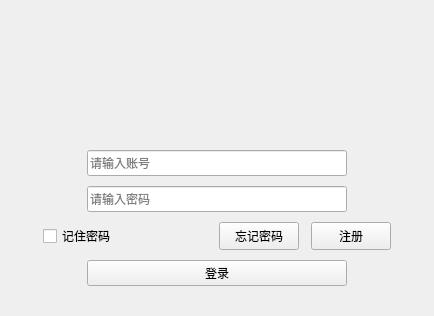
<?xml version="1.0" encoding="UTF-8"?>
<ui version="4.0">
 <class>UserLoginClass</class>
 <widget class="QWidget" name="UserLoginClass">
  <property name="geometry">
   <rect>
    <x>0</x>
    <y>0</y>
    <width>434</width>
    <height>316</height>
   </rect>
  </property>
  <property name="sizePolicy">
   <sizepolicy hsizetype="Fixed" vsizetype="Fixed">
    <horstretch>0</horstretch>
    <verstretch>0</verstretch>
   </sizepolicy>
  </property>
  <property name="minimumSize">
   <size>
    <width>434</width>
    <height>316</height>
   </size>
  </property>
  <property name="maximumSize">
   <size>
    <width>434</width>
    <height>316</height>
   </size>
  </property>
  <property name="windowTitle">
   <string>UserLogin</string>
  </property>
  <layout class="QVBoxLayout" name="verticalLayout_2">
   <property name="spacing">
    <number>0</number>
   </property>
   <property name="leftMargin">
    <number>0</number>
   </property>
   <property name="topMargin">
    <number>0</number>
   </property>
   <property name="rightMargin">
    <number>0</number>
   </property>
   <property name="bottomMargin">
    <number>0</number>
   </property>
   <item>
    <widget class="QWidget" name="titleWidget" native="true">
     <property name="sizePolicy">
      <sizepolicy hsizetype="Expanding" vsizetype="Expanding">
       <horstretch>0</horstretch>
       <verstretch>0</verstretch>
      </sizepolicy>
     </property>
     <property name="minimumSize">
      <size>
       <width>0</width>
       <height>104</height>
      </size>
     </property>
     <property name="maximumSize">
      <size>
       <width>16777215</width>
       <height>104</height>
      </size>
     </property>
     <property name="titleskin" stdset="0">
      <bool>true</bool>
     </property>
    </widget>
   </item>
   <item>
    <widget class="QWidget" name="bodyWidget" native="true">
     <property name="sizePolicy">
      <sizepolicy hsizetype="Preferred" vsizetype="Expanding">
       <horstretch>0</horstretch>
       <verstretch>0</verstretch>
      </sizepolicy>
     </property>
     <property name="minimumSize">
      <size>
       <width>0</width>
       <height>200</height>
      </size>
     </property>
     <property name="bottomskin" stdset="0">
      <bool>true</bool>
     </property>
     <layout class="QVBoxLayout" name="verticalLayout">
      <property name="spacing">
       <number>0</number>
      </property>
      <property name="leftMargin">
       <number>0</number>
      </property>
      <property name="topMargin">
       <number>36</number>
      </property>
      <property name="rightMargin">
       <number>0</number>
      </property>
      <property name="bottomMargin">
       <number>20</number>
      </property>
      <item>
       <layout class="QHBoxLayout" name="horizontalLayout">
        <property name="spacing">
         <number>6</number>
        </property>
        <item>
         <spacer name="horizontalSpacer">
          <property name="orientation">
           <enum>Qt::Horizontal</enum>
          </property>
          <property name="sizeHint" stdset="0">
           <size>
            <width>40</width>
            <height>20</height>
           </size>
          </property>
         </spacer>
        </item>
        <item>
         <widget class="QLineEdit" name="editUserAccount">
          <property name="minimumSize">
           <size>
            <width>260</width>
            <height>26</height>
           </size>
          </property>
          <property name="maximumSize">
           <size>
            <width>260</width>
            <height>26</height>
           </size>
          </property>
          <property name="maxLength">
           <number>33</number>
          </property>
          <property name="placeholderText">
           <string>请输入账号</string>
          </property>
         </widget>
        </item>
        <item>
         <spacer name="horizontalSpacer_3">
          <property name="orientation">
           <enum>Qt::Horizontal</enum>
          </property>
          <property name="sizeHint" stdset="0">
           <size>
            <width>40</width>
            <height>20</height>
           </size>
          </property>
         </spacer>
        </item>
       </layout>
      </item>
      <item>
       <layout class="QHBoxLayout" name="horizontalLayout_2">
        <property name="spacing">
         <number>6</number>
        </property>
        <item>
         <spacer name="horizontalSpacer_2">
          <property name="orientation">
           <enum>Qt::Horizontal</enum>
          </property>
          <property name="sizeHint" stdset="0">
           <size>
            <width>40</width>
            <height>20</height>
           </size>
          </property>
         </spacer>
        </item>
        <item>
         <widget class="QLineEdit" name="editPassword">
          <property name="minimumSize">
           <size>
            <width>260</width>
            <height>26</height>
           </size>
          </property>
          <property name="maximumSize">
           <size>
            <width>260</width>
            <height>26</height>
           </size>
          </property>
          <property name="echoMode">
           <enum>QLineEdit::Password</enum>
          </property>
          <property name="placeholderText">
           <string>请输入密码</string>
          </property>
         </widget>
        </item>
        <item>
         <spacer name="horizontalSpacer_4">
          <property name="orientation">
           <enum>Qt::Horizontal</enum>
          </property>
          <property name="sizeHint" stdset="0">
           <size>
            <width>40</width>
            <height>20</height>
           </size>
          </property>
         </spacer>
        </item>
       </layout>
      </item>
      <item>
       <layout class="QHBoxLayout" name="horizontalLayout_3">
        <property name="spacing">
         <number>12</number>
        </property>
        <item>
         <spacer name="horizontalSpacer_5">
          <property name="orientation">
           <enum>Qt::Horizontal</enum>
          </property>
          <property name="sizeHint" stdset="0">
           <size>
            <width>40</width>
            <height>20</height>
           </size>
          </property>
         </spacer>
        </item>
        <item>
         <widget class="QCheckBox" name="checkBox">
          <property name="sizePolicy">
           <sizepolicy hsizetype="Fixed" vsizetype="Fixed">
            <horstretch>0</horstretch>
            <verstretch>0</verstretch>
           </sizepolicy>
          </property>
          <property name="minimumSize">
           <size>
            <width>164</width>
            <height>28</height>
           </size>
          </property>
          <property name="maximumSize">
           <size>
            <width>164</width>
            <height>28</height>
           </size>
          </property>
          <property name="text">
           <string>记住密码</string>
          </property>
          <property name="iconSize">
           <size>
            <width>16</width>
            <height>16</height>
           </size>
          </property>
         </widget>
        </item>
        <item>
         <widget class="QPushButton" name="forgetWordbtn">
          <property name="minimumSize">
           <size>
            <width>0</width>
            <height>28</height>
           </size>
          </property>
          <property name="maximumSize">
           <size>
            <width>16777215</width>
            <height>28</height>
           </size>
          </property>
          <property name="text">
           <string>忘记密码</string>
          </property>
          <property name="iconSize">
           <size>
            <width>16</width>
            <height>16</height>
           </size>
          </property>
         </widget>
        </item>
        <item>
         <widget class="QPushButton" name="registBtn">
          <property name="sizePolicy">
           <sizepolicy hsizetype="Fixed" vsizetype="Fixed">
            <horstretch>0</horstretch>
            <verstretch>0</verstretch>
           </sizepolicy>
          </property>
          <property name="minimumSize">
           <size>
            <width>0</width>
            <height>28</height>
           </size>
          </property>
          <property name="maximumSize">
           <size>
            <width>16777215</width>
            <height>28</height>
           </size>
          </property>
          <property name="text">
           <string>注册</string>
          </property>
          <property name="iconSize">
           <size>
            <width>16</width>
            <height>16</height>
           </size>
          </property>
         </widget>
        </item>
        <item>
         <spacer name="horizontalSpacer_6">
          <property name="orientation">
           <enum>Qt::Horizontal</enum>
          </property>
          <property name="sizeHint" stdset="0">
           <size>
            <width>40</width>
            <height>20</height>
           </size>
          </property>
         </spacer>
        </item>
       </layout>
      </item>
      <item>
       <layout class="QHBoxLayout" name="horizontalLayout_4">
        <property name="spacing">
         <number>6</number>
        </property>
        <item>
         <spacer name="horizontalSpacer_7">
          <property name="orientation">
           <enum>Qt::Horizontal</enum>
          </property>
          <property name="sizeHint" stdset="0">
           <size>
            <width>40</width>
            <height>20</height>
           </size>
          </property>
         </spacer>
        </item>
        <item>
         <widget class="QPushButton" name="loginBtn">
          <property name="sizePolicy">
           <sizepolicy hsizetype="Fixed" vsizetype="Fixed">
            <horstretch>0</horstretch>
            <verstretch>0</verstretch>
           </sizepolicy>
          </property>
          <property name="minimumSize">
           <size>
            <width>260</width>
            <height>26</height>
           </size>
          </property>
          <property name="maximumSize">
           <size>
            <width>260</width>
            <height>26</height>
           </size>
          </property>
          <property name="text">
           <string>登录</string>
          </property>
          <property name="iconSize">
           <size>
            <width>16</width>
            <height>16</height>
           </size>
          </property>
         </widget>
        </item>
        <item>
         <spacer name="horizontalSpacer_8">
          <property name="orientation">
           <enum>Qt::Horizontal</enum>
          </property>
          <property name="sizeHint" stdset="0">
           <size>
            <width>40</width>
            <height>20</height>
           </size>
          </property>
         </spacer>
        </item>
       </layout>
      </item>
     </layout>
    </widget>
   </item>
  </layout>
 </widget>
 <layoutdefault spacing="6" margin="11"/>
 <resources/>
 <connections/>
</ui>
